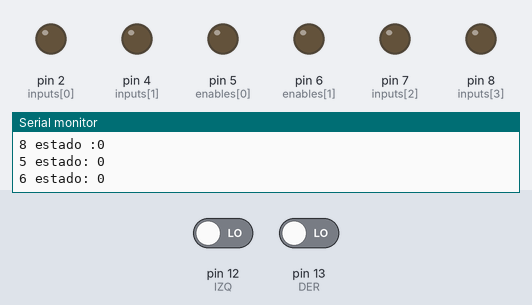
The sketch below on a simulated Arduino Uno, built with avr-gcc and run on an emulated ATmega328P. On the bench: output pins drawn as LEDs (lit = HIGH), the last lines printed to the serial monitor. The inputs (shaded band) are chosen by the test bench; at power-on: pin 12 (IZQ) LOW, pin 13 (DER) LOW.

Above: at 1.8 s.
1.9 s: pin 12 (IZQ) driven HIGH
At 3.4 s:
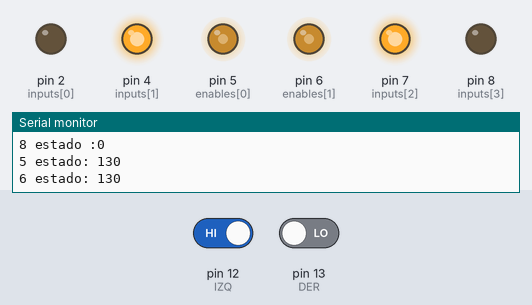
3.7 s: pin 13 (DER) driven HIGH
At 4.4 s:
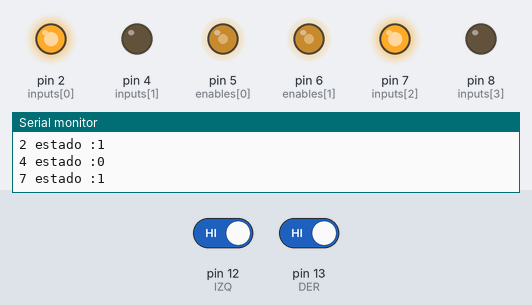
5.2 s: pin 12 (IZQ) driven LOW
At 6.9 s:
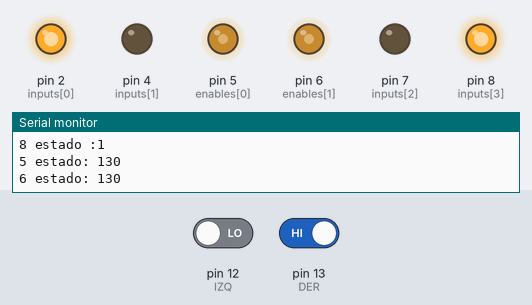
Timing chart, 0 to 8.4 s (numbered marks = the images above; inputs shaded):
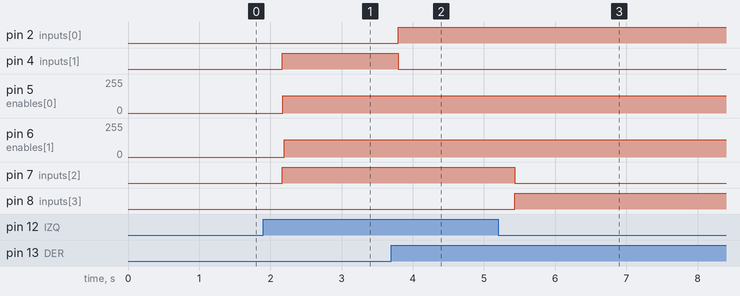

The sketch:

TCRT5000_4posiciones.ino
```cpp
int inputs[4] = {2, 4, 7, 8};
int enables[2] = {5,6};
int mestados[5][4]={
  {1,0,1,0},
  {0,1,0,1},
  {0,0,0,0},
  {0,1,1,0},
  {1,0,0,1}
  }; //avanzar, reversa, detenerse, izquierda, derecha
int velocidades[5][2]={
  {130,130},
  {130,130},
  {0,0},
  {130,130},
  {130,130}
  };

int IZQ = 12; //izquierdo = S1
int DER = 13; //derecho = S2

void setup() {
  Serial.begin(9600);
  pinMode(IZQ, INPUT);
  pinMode(DER, INPUT);

  for (int i=0; i<4; i++){
    pinMode(inputs[i], OUTPUT);
  }
}

void loop() {
  int S2 = digitalRead(DER);
  int S1 = digitalRead(IZQ);
  int estado;

  //1 = negro
  //0 = otro
  // Imprimir el mensaje por el puerto serial
  Serial.println("Izquierdo: " + String(S1));
  Serial.println("Derecho: " + String(S2));

  if (S1 == 1 && S2 == 1) {
    estado = 0; // Avanzar
  } else if (S1 == 1 && S2 == 0) {
    estado = 3; // Derecha
  } else if (S1 == 0 && S2 == 1) {
    estado = 4; // Izquierda
  } else {
    estado = 2; // Detenerse
  }

  for(int i = 0; i<4; i++){
    digitalWrite(inputs[i], mestados[estado][i]);
    Serial.println(String(inputs[i])+" estado :"+String(mestados[estado][i]));
  }

  for(int i = 0; i<2; i++){
    analogWrite(enables[i], velocidades[estado][i]);
    Serial.println(String(enables[i])+" estado: "+ String(velocidades[estado][i]));
  }
  delay(500);
}
```

Measured:
- after the input at 1.9 s, pin 4 (inputs[1]), pin 7 (inputs[2]): LOW → HIGH after 0.26 s; pin 5 (enables[0]): 0/255 → 130/255 after 0.28 s; pin 6 (enables[1]): 0/255 → 130/255 after 0.29 s
- after the input at 3.7 s, pin 2 (inputs[0]): LOW → HIGH after 0.10 s; pin 4 (inputs[1]): HIGH → LOW after 0.10 s
- after the input at 5.2 s, pin 7 (inputs[2]): HIGH → LOW after 0.23 s; pin 8 (inputs[3]): LOW → HIGH after 0.23 s
